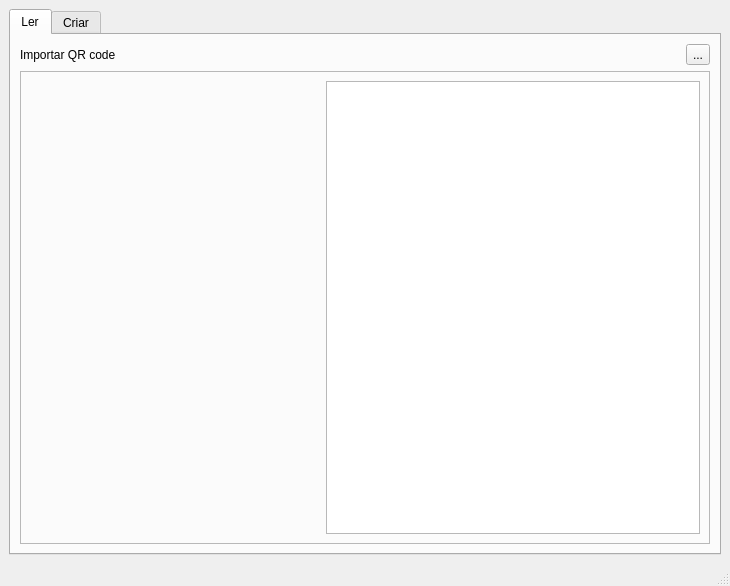
<?xml version="1.0" encoding="UTF-8"?>
<ui version="4.0">
 <class>MainWindow</class>
 <widget class="QMainWindow" name="MainWindow">
  <property name="geometry">
   <rect>
    <x>0</x>
    <y>0</y>
    <width>730</width>
    <height>586</height>
   </rect>
  </property>
  <property name="windowTitle">
   <string>QR conversor</string>
  </property>
  <property name="windowIcon">
   <iconset>
    <normaloff>../../../.designer/backup/icon.png</normaloff>../../../.designer/backup/icon.png</iconset>
  </property>
  <widget class="QWidget" name="centralwidget">
   <layout class="QGridLayout" name="gridLayout">
    <item row="0" column="0">
     <widget class="QTabWidget" name="tabWidget">
      <property name="currentIndex">
       <number>0</number>
      </property>
      <widget class="QWidget" name="tab">
       <attribute name="title">
        <string>Ler</string>
       </attribute>
       <layout class="QGridLayout" name="gridLayout_3">
        <item row="1" column="0" colspan="3">
         <layout class="QHBoxLayout" name="horizontalLayout">
          <item>
           <widget class="QLabel" name="label_3">
            <property name="text">
             <string>Importar QR code</string>
            </property>
           </widget>
          </item>
          <item>
           <widget class="QToolButton" name="toolButton_read_QR">
            <property name="text">
             <string>...</string>
            </property>
           </widget>
          </item>
         </layout>
        </item>
        <item row="2" column="0" colspan="3">
         <widget class="QFrame" name="frame">
          <property name="minimumSize">
           <size>
            <width>0</width>
            <height>100</height>
           </size>
          </property>
          <property name="frameShape">
           <enum>QFrame::StyledPanel</enum>
          </property>
          <property name="frameShadow">
           <enum>QFrame::Sunken</enum>
          </property>
          <layout class="QGridLayout" name="gridLayout_8">
           <property name="leftMargin">
            <number>0</number>
           </property>
           <property name="topMargin">
            <number>0</number>
           </property>
           <property name="rightMargin">
            <number>0</number>
           </property>
           <property name="bottomMargin">
            <number>0</number>
           </property>
           <item row="0" column="0">
            <widget class="QLabel" name="label_read_QR">
             <property name="minimumSize">
              <size>
               <width>290</width>
               <height>290</height>
              </size>
             </property>
             <property name="text">
              <string/>
             </property>
            </widget>
           </item>
           <item row="0" column="1">
            <widget class="QStackedWidget" name="stackedWidget_read">
             <property name="minimumSize">
              <size>
               <width>290</width>
               <height>290</height>
              </size>
             </property>
             <property name="currentIndex">
              <number>1</number>
             </property>
             <widget class="QWidget" name="blank"/>
             <widget class="QWidget" name="read_totext">
              <layout class="QGridLayout" name="gridLayout_7">
               <item row="0" column="0">
                <widget class="QTextEdit" name="textEdit"/>
               </item>
              </layout>
             </widget>
             <widget class="QWidget" name="read_to_image">
              <layout class="QGridLayout" name="gridLayout_4">
               <item row="0" column="1">
                <widget class="QLabel" name="image_from_QR">
                 <property name="minimumSize">
                  <size>
                   <width>290</width>
                   <height>290</height>
                  </size>
                 </property>
                 <property name="text">
                  <string/>
                 </property>
                </widget>
               </item>
               <item row="1" column="1">
                <widget class="QPushButton" name="pushButton_save_image">
                 <property name="text">
                  <string>Salvar</string>
                 </property>
                </widget>
               </item>
              </layout>
             </widget>
            </widget>
           </item>
          </layout>
         </widget>
        </item>
       </layout>
      </widget>
      <widget class="QWidget" name="tab_2">
       <attribute name="title">
        <string>Criar</string>
       </attribute>
       <layout class="QGridLayout" name="gridLayout_2">
        <item row="1" column="0" colspan="2">
         <widget class="QStackedWidget" name="stackedWidget">
          <property name="frameShape">
           <enum>QFrame::StyledPanel</enum>
          </property>
          <property name="frameShadow">
           <enum>QFrame::Sunken</enum>
          </property>
          <property name="lineWidth">
           <number>1</number>
          </property>
          <property name="currentIndex">
           <number>0</number>
          </property>
          <widget class="QWidget" name="create_from_text">
           <layout class="QGridLayout" name="gridLayout_5">
            <item row="0" column="1">
             <widget class="QPushButton" name="pushButton_convert_text">
              <property name="text">
               <string>Converter</string>
              </property>
             </widget>
            </item>
            <item row="1" column="0" colspan="2">
             <widget class="QLabel" name="label_text_QR">
              <property name="minimumSize">
               <size>
                <width>290</width>
                <height>290</height>
               </size>
              </property>
              <property name="text">
               <string/>
              </property>
              <property name="alignment">
               <set>Qt::AlignCenter</set>
              </property>
             </widget>
            </item>
            <item row="0" column="0">
             <widget class="QLineEdit" name="lineEdit_2"/>
            </item>
            <item row="2" column="0" colspan="2">
             <layout class="QHBoxLayout" name="horizontalLayout_2">
              <item>
               <spacer name="horizontalSpacer">
                <property name="orientation">
                 <enum>Qt::Horizontal</enum>
                </property>
                <property name="sizeHint" stdset="0">
                 <size>
                  <width>40</width>
                  <height>20</height>
                 </size>
                </property>
               </spacer>
              </item>
              <item>
               <widget class="QPushButton" name="pushButton_2">
                <property name="text">
                 <string>Salvar</string>
                </property>
               </widget>
              </item>
             </layout>
            </item>
           </layout>
          </widget>
          <widget class="QWidget" name="create_from_image">
           <layout class="QGridLayout" name="gridLayout_6">
            <item row="5" column="0" colspan="3">
             <layout class="QHBoxLayout" name="horizontalLayout_3">
              <item>
               <spacer name="horizontalSpacer_2">
                <property name="orientation">
                 <enum>Qt::Horizontal</enum>
                </property>
                <property name="sizeHint" stdset="0">
                 <size>
                  <width>40</width>
                  <height>20</height>
                 </size>
                </property>
               </spacer>
              </item>
              <item>
               <widget class="QPushButton" name="pushButton_save_QR">
                <property name="text">
                 <string>Salvar</string>
                </property>
               </widget>
              </item>
             </layout>
            </item>
            <item row="4" column="2">
             <widget class="QLabel" name="image_QR">
              <property name="minimumSize">
               <size>
                <width>290</width>
                <height>290</height>
               </size>
              </property>
              <property name="text">
               <string/>
              </property>
             </widget>
            </item>
            <item row="4" column="0">
             <widget class="QLabel" name="image_to_convert">
              <property name="minimumSize">
               <size>
                <width>290</width>
                <height>290</height>
               </size>
              </property>
              <property name="text">
               <string/>
              </property>
             </widget>
            </item>
            <item row="4" column="1">
             <layout class="QVBoxLayout" name="verticalLayout">
              <property name="sizeConstraint">
               <enum>QLayout::SetDefaultConstraint</enum>
              </property>
              <item>
               <widget class="QLabel" name="label_8">
                <property name="font">
                 <font>
                  <pointsize>22</pointsize>
                 </font>
                </property>
                <property name="text">
                 <string>→</string>
                </property>
                <property name="alignment">
                 <set>Qt::AlignCenter</set>
                </property>
               </widget>
              </item>
             </layout>
            </item>
            <item row="2" column="0">
             <widget class="QLabel" name="label">
              <property name="text">
               <string>Tipo de dado:</string>
              </property>
             </widget>
            </item>
            <item row="3" column="0" colspan="3">
             <layout class="QHBoxLayout" name="horizontalLayout_4">
              <item>
               <spacer name="horizontalSpacer_3">
                <property name="orientation">
                 <enum>Qt::Horizontal</enum>
                </property>
                <property name="sizeHint" stdset="0">
                 <size>
                  <width>40</width>
                  <height>20</height>
                 </size>
                </property>
               </spacer>
              </item>
              <item>
               <widget class="QPushButton" name="pushButton_search_image">
                <property name="text">
                 <string>Pesquisar</string>
                </property>
               </widget>
              </item>
             </layout>
            </item>
            <item row="2" column="2">
             <widget class="QComboBox" name="comboBox">
              <item>
               <property name="text">
                <string>Texto/Link</string>
               </property>
              </item>
              <item>
               <property name="text">
                <string>Imagem</string>
               </property>
              </item>
             </widget>
            </item>
           </layout>
          </widget>
         </widget>
        </item>
       </layout>
      </widget>
     </widget>
    </item>
   </layout>
  </widget>
  <widget class="QMenuBar" name="menubar">
   <property name="geometry">
    <rect>
     <x>0</x>
     <y>0</y>
     <width>730</width>
     <height>31</height>
    </rect>
   </property>
  </widget>
  <widget class="QStatusBar" name="statusbar"/>
 </widget>
 <resources/>
 <connections/>
</ui>
